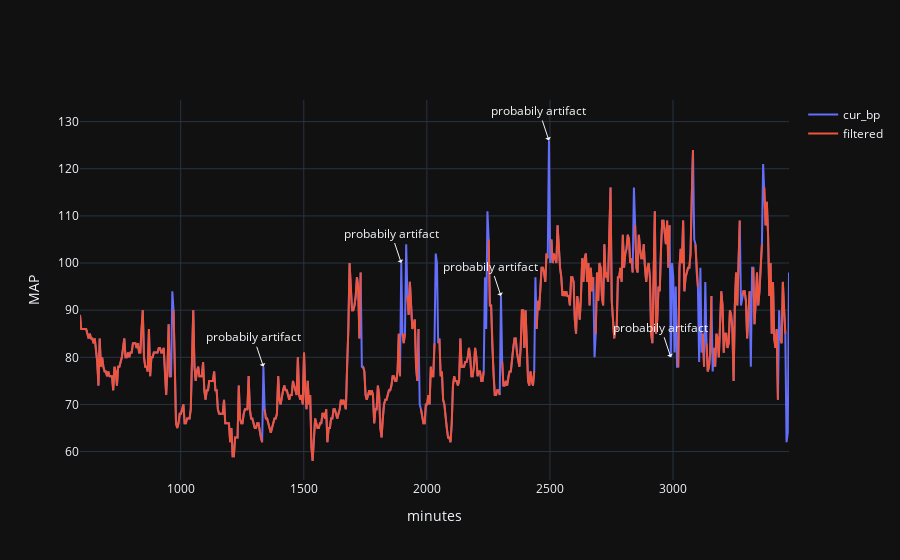

Write notebook code for a chart like this one.
### Code cell
# plot cur_bp for cur_bp_time for pat
pat_bp = bp[bp.stay_id == pat[0]]
fig = go.Figure()
fig.add_trace(go.Scatter(x=pat_bp.cur_bp_time, y=pat_bp.cur_bp, mode='lines', name='cur_bp'))
# fig.add_trace(go.Scatter(x=pat_bp.cur_bp_time, y=pat_bp.otj_filter, mode='lines', name='filters'))
# from (1250, 120) send  arrow to  each point in [(2496, 126), (2301, 93), (2991, 80), (1336, 78), (1896, 100)]
point = (1250, 120)
for i in [(2496, 126), (2301, 93), (2991, 80), (1336, 78), (1896, 100)]:
    fig.add_annotation(x=i[0], y=i[1], xref="x", yref="y",
                       text="probabily artifact", showarrow=True, arrowhead=1)

fig.update_layout(xaxis_title="minutes", yaxis_title="MAP")
fig.write_image("fig1.png")
fig.add_trace(go.Scatter(x=pat_bp.cur_bp_time, y=pat_bp.otj_filter, mode='lines', name='filtered'))
fig.write_image("fig3.png")

fig.show()

### Figure 1 — Plotly figure (JSON) as saved in the notebook; plotly's stock layout.template omitted (floating-point values rounded to 4 significant figures; data arrays with more than 128 entries replaced by an {"elided": "..."} marker saying what was removed)
{"data": [{"mode": "lines", "name": "cur_bp", "x": {"elided": "577 int values"}, "y": {"elided": "577 float values"}, "type": "scatter"}, {"mode": "lines", "name": "filtered", "x": {"elided": "577 int values"}, "y": {"elided": "577 float values"}, "type": "scatter"}], "layout": {"annotations": [{"arrowhead": 1, "showarrow": true, "text": "probabily artifact", "x": 2496, "xref": "x", "y": 126, "yref": "y"}, {"arrowhead": 1, "showarrow": true, "text": "probabily artifact", "x": 2301, "xref": "x", "y": 93, "yref": "y"}, {"arrowhead": 1, "showarrow": true, "text": "probabily artifact", "x": 2991, "xref": "x", "y": 80, "yref": "y"}, {"arrowhead": 1, "showarrow": true, "text": "probabily artifact", "x": 1336, "xref": "x", "y": 78, "yref": "y"}, {"arrowhead": 1, "showarrow": true, "text": "probabily artifact", "x": 1896, "xref": "x", "y": 100, "yref": "y"}], "xaxis": {"title": {"text": "minutes"}}, "yaxis": {"title": {"text": "MAP"}}}}
